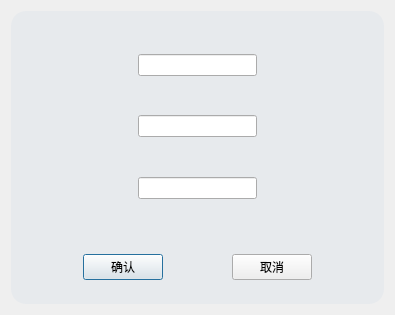
<?xml version="1.0" encoding="UTF-8"?>
<ui version="4.0">
 <class>signinDialog</class>
 <widget class="QDialog" name="signinDialog">
  <property name="geometry">
   <rect>
    <x>0</x>
    <y>0</y>
    <width>395</width>
    <height>315</height>
   </rect>
  </property>
  <property name="windowTitle">
   <string>Dialog</string>
  </property>
  <layout class="QHBoxLayout" name="horizontalLayout">
   <item>
    <widget class="QFrame" name="frame">
     <property name="styleSheet">
      <string notr="true">QFrame
{
	background-color:rgb(231,234,237);
 
	border:none;
	border-radius:15px;
}</string>
     </property>
     <property name="frameShape">
      <enum>QFrame::StyledPanel</enum>
     </property>
     <property name="frameShadow">
      <enum>QFrame::Raised</enum>
     </property>
     <layout class="QVBoxLayout" name="verticalLayout">
      <item>
       <layout class="QHBoxLayout" name="horizontalLayout_2">
        <item>
         <spacer name="horizontalSpacer">
          <property name="orientation">
           <enum>Qt::Horizontal</enum>
          </property>
          <property name="sizeHint" stdset="0">
           <size>
            <width>40</width>
            <height>20</height>
           </size>
          </property>
         </spacer>
        </item>
        <item>
         <layout class="QGridLayout" name="gridLayout">
          <item row="1" column="0">
           <widget class="QLineEdit" name="username"/>
          </item>
          <item row="0" column="0">
           <spacer name="verticalSpacer">
            <property name="orientation">
             <enum>Qt::Vertical</enum>
            </property>
            <property name="sizeHint" stdset="0">
             <size>
              <width>20</width>
              <height>40</height>
             </size>
            </property>
           </spacer>
          </item>
          <item row="4" column="0">
           <spacer name="verticalSpacer_3">
            <property name="orientation">
             <enum>Qt::Vertical</enum>
            </property>
            <property name="sizeHint" stdset="0">
             <size>
              <width>20</width>
              <height>40</height>
             </size>
            </property>
           </spacer>
          </item>
          <item row="5" column="0">
           <widget class="QLineEdit" name="passward_r"/>
          </item>
          <item row="3" column="0">
           <widget class="QLineEdit" name="passward"/>
          </item>
          <item row="6" column="0">
           <spacer name="verticalSpacer_4">
            <property name="orientation">
             <enum>Qt::Vertical</enum>
            </property>
            <property name="sizeHint" stdset="0">
             <size>
              <width>20</width>
              <height>40</height>
             </size>
            </property>
           </spacer>
          </item>
          <item row="2" column="0">
           <spacer name="verticalSpacer_2">
            <property name="orientation">
             <enum>Qt::Vertical</enum>
            </property>
            <property name="sizeHint" stdset="0">
             <size>
              <width>20</width>
              <height>40</height>
             </size>
            </property>
           </spacer>
          </item>
         </layout>
        </item>
        <item>
         <spacer name="horizontalSpacer_2">
          <property name="orientation">
           <enum>Qt::Horizontal</enum>
          </property>
          <property name="sizeHint" stdset="0">
           <size>
            <width>40</width>
            <height>20</height>
           </size>
          </property>
         </spacer>
        </item>
       </layout>
      </item>
      <item>
       <spacer name="verticalSpacer_6">
        <property name="orientation">
         <enum>Qt::Vertical</enum>
        </property>
        <property name="sizeHint" stdset="0">
         <size>
          <width>20</width>
          <height>40</height>
         </size>
        </property>
       </spacer>
      </item>
      <item>
       <layout class="QHBoxLayout" name="horizontalLayout_3">
        <item>
         <spacer name="horizontalSpacer_7">
          <property name="orientation">
           <enum>Qt::Horizontal</enum>
          </property>
          <property name="sizeHint" stdset="0">
           <size>
            <width>40</width>
            <height>20</height>
           </size>
          </property>
         </spacer>
        </item>
        <item>
         <widget class="QPushButton" name="sure">
          <property name="text">
           <string>确认</string>
          </property>
         </widget>
        </item>
        <item>
         <spacer name="horizontalSpacer_8">
          <property name="orientation">
           <enum>Qt::Horizontal</enum>
          </property>
          <property name="sizeHint" stdset="0">
           <size>
            <width>40</width>
            <height>20</height>
           </size>
          </property>
         </spacer>
        </item>
        <item>
         <widget class="QPushButton" name="cancel">
          <property name="text">
           <string>取消</string>
          </property>
         </widget>
        </item>
        <item>
         <spacer name="horizontalSpacer_9">
          <property name="orientation">
           <enum>Qt::Horizontal</enum>
          </property>
          <property name="sizeHint" stdset="0">
           <size>
            <width>40</width>
            <height>20</height>
           </size>
          </property>
         </spacer>
        </item>
       </layout>
      </item>
      <item>
       <spacer name="verticalSpacer_5">
        <property name="orientation">
         <enum>Qt::Vertical</enum>
        </property>
        <property name="sizeHint" stdset="0">
         <size>
          <width>20</width>
          <height>40</height>
         </size>
        </property>
       </spacer>
      </item>
     </layout>
    </widget>
   </item>
  </layout>
 </widget>
 <resources/>
 <connections/>
</ui>
